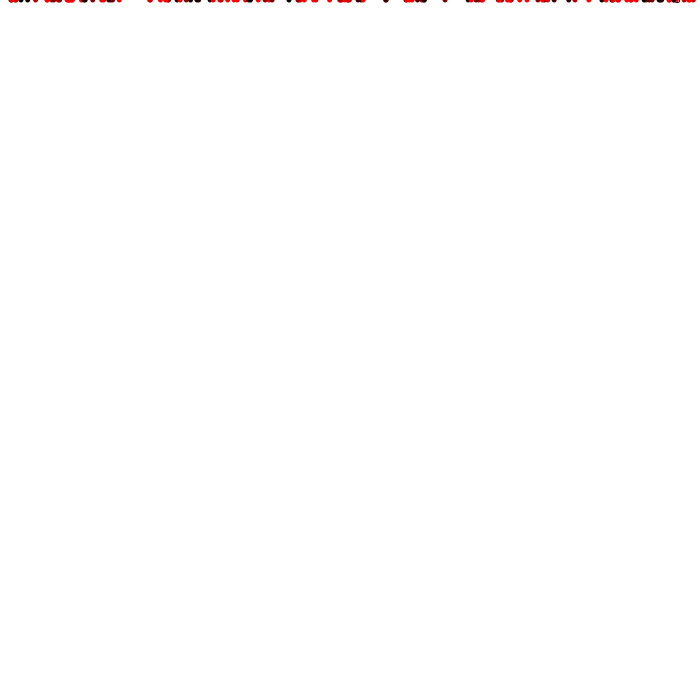
Frame 1 (no input)
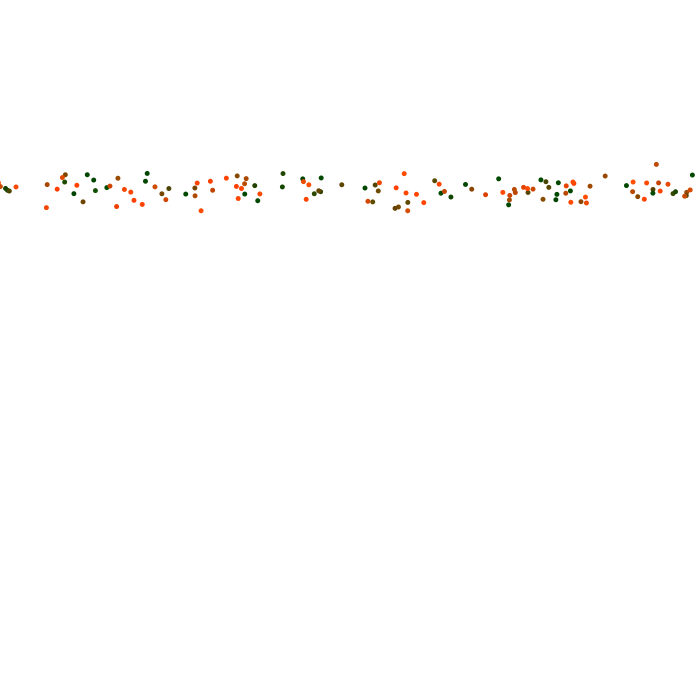
Frame 60 (the mouse pressed at the canvas centre just before this capture)
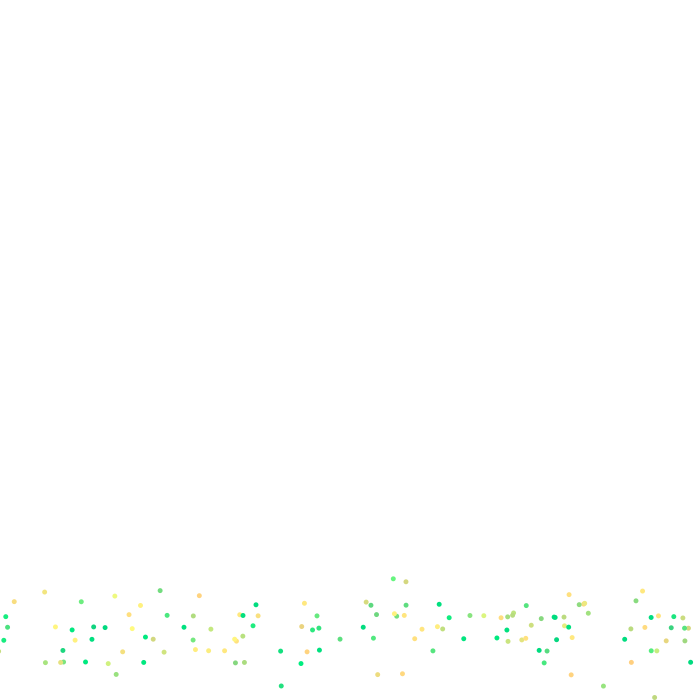
Frame 120 (the mouse held since frame 60 and released just before this capture)

The Processing sketch that drew these frames (run headless with seeded random() and noise(); from frame 60 on, the mouse is pressed at the canvas centre):

// Processing sketch: processing_157075
// ── processing_157075.pde

int ballCount=200;
float[] circleX = new float [ballCount];
float[] circleY = new float [ballCount];
float[] speedY = new float [ballCount];

float[] gravity = new float [ballCount];
float[] speedX = new float[ballCount];
float diam=5;
float[] a = new float[ballCount];
float[] b = new float[ballCount];
float[] c = new float[ballCount];

void setup() {
  size(700, 700);

  for (int i=0; i<ballCount; i++) {
    circleX[i]=random(-diam, 3*width/2);
    //circleY[i]=random(diam/2, height-diam/2);
    speedY[i]=0;
    speedX[i]=0;

    gravity[i]=0.1;
  }

  
}

void draw() {
  background(255);
  for (int i=0; i<ballCount; i++) {
    ellipse(circleX[i], circleY[i], diam, diam);


     noStroke();
     
      speedX[i]= mouseX - width/2;
      
      println(speedX[i]);
 
      circleY[i] += speedY[i];
      circleX[i] += speedX[i]*0.005;
      speedY[i] += gravity[i]*random(0.4,1.8);
      
      a[i] = map(circleX[i],0,width,0,255);
      b[i] = map(circleY[i],0,width,0,255);
      c[i] = map(speedX[i],-350,350,0,255);
      fill(a[i],b[i],c[i]);

      if (circleY[i]>height-diam/2) {
        circleY[i]=height-diam/2; 
        speedY[i]=-speedY[i]*0.95; 

        if (abs(speedY[i])<2) {
          speedY[i] = 0;
        }
      }


    }
  
}

void mousepressed(){
  
  
  
}
